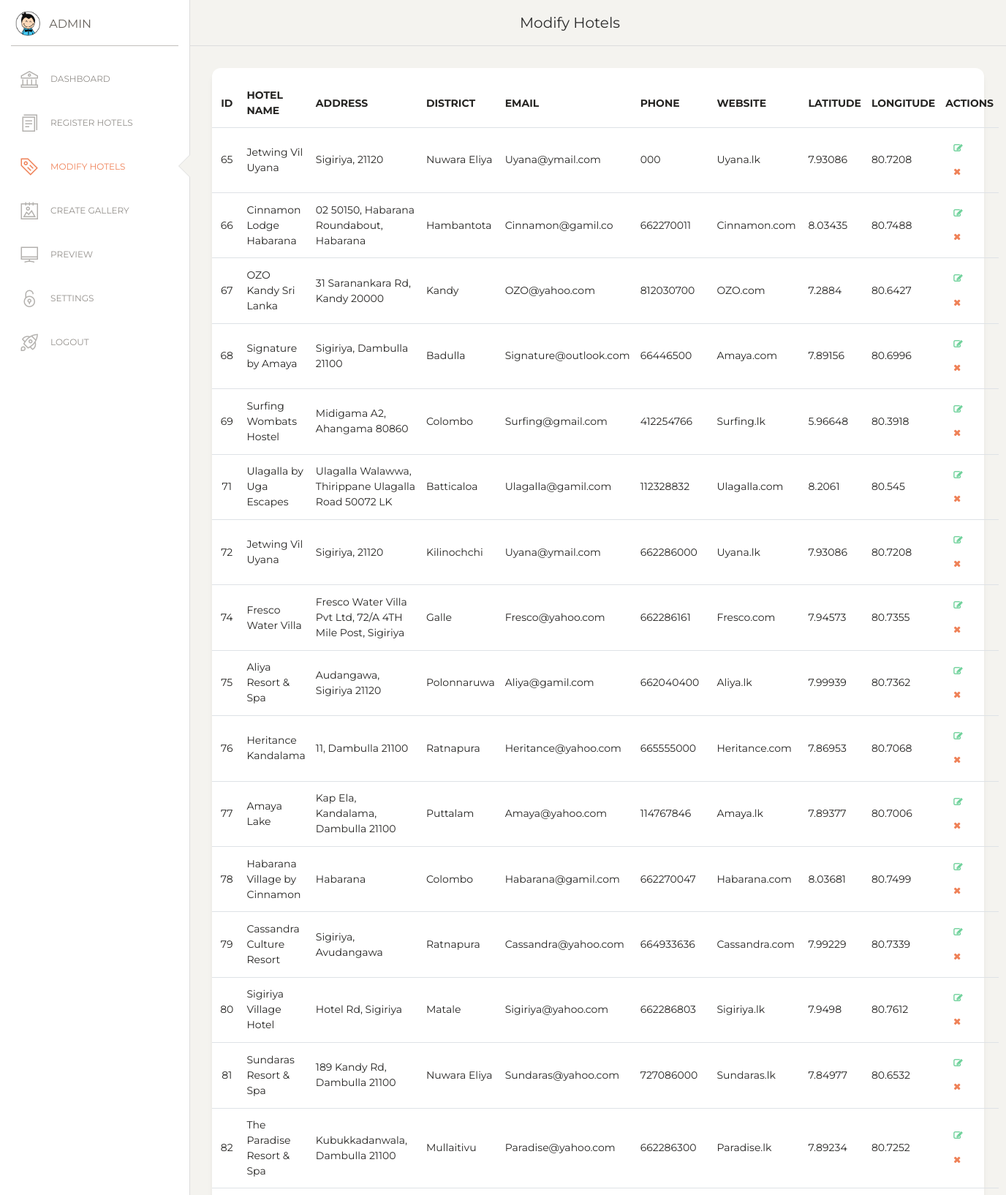
Page /1-source-code/Dashboard/examples/modifyHotel.php (signed in, upper part) on the committed database.
### tables this page shows
CREATE TABLE `hotel_details` (
  `id` int(11) NOT NULL,
  `hotel_name` varchar(100) NOT NULL,
  `address` varchar(300) NOT NULL,
  `district` varchar(100) NOT NULL,
  `email` varchar(150) NOT NULL,
  `phone` varchar(12) NOT NULL,
  `website` varchar(150) NOT NULL,
  `lat` float NOT NULL,
  `lng` float NOT NULL,
  `gallery` varchar(10) NOT NULL,
  `description` text NOT NULL
);

### 1-source-code/Dashboard/examples/modifyHotel.php (the view, shortened to what this page needs)
<!DOCTYPE html>
<html lang="en">
<head>
  <link href="https://maxcdn.bootstrapcdn.com/font-awesome/latest/css/font-awesome.min.css" rel="stylesheet">
  <link href="../assets/css/bootstrap.min.css" rel="stylesheet" />
  <link href="../assets/css/paper-dashboard.css?v=2.0.0" rel="stylesheet" />
  <link href="../assets/demo/demo.css" rel="stylesheet" />
</head>
<body class="">
  <div class="wrapper ">
    <div class="sidebar" data-color="white" data-active-color="danger">
      <div class="logo">
        <a href="http://www.creative-tim.com" class="simple-text logo-mini">
          <div class="logo-image-small">
            <img src="../assets/img/logo-small.png">
          </div>
        </a>
        <a href="http://www.creative-tim.com" class="simple-text logo-normal">
          Admin
        </a>
      </div>
      <div class="sidebar-wrapper">
        <ul class="nav">
          <li>
            <a href="Dashboard.php" id="dashboard_id">
              <i class="nc-icon nc-bank"></i>
              <p>Dashboard</p>
            </a>
          </li>
          <li>
            <a href="RegisterHotel.php?status=no">
              <i class="nc-icon nc-single-copy-04"></i>
              <p>Register Hotels</p>
            </a>
          </li>
          <li class="active">
            <a href="modifyHotel.php">
              <i class="nc-icon nc-tag-content"></i>
              <p>Modify Hotels</p>
            </a>
          </li>
          <li>
            <a href="./manage_gallery.php">
              <i class="nc-icon nc-album-2"></i>
              <p>Create Gallery</p>
            </a>
          </li>
          <li>
            <a href="../../index.php" target="_blank">
              <i class="nc-icon nc-tv-2"></i>
              <p>Preview</p>
            </a>
          </li>
          <li>
            <a href="./settings.php">
              <i class="nc-icon nc-lock-circle-open"></i>
              <p>Settings</p>
            </a>
          </li>
          <li>
            <a href="logout.php" id="logout_id">
              <i class="nc-icon nc-spaceship"></i>
              <p>Logout</p>
            </a>
          </li>
        </ul>
      </div>
    </div>
    <div class="main-panel">
      <nav class="navbar navbar-expand-lg navbar-absolute fixed-top navbar-transparent">
        <div class="container-fluid">
          <div class="navbar-wrapper">
            <p class="navbar-brand" href="#pablo" style="position: relative;left: 420px;">Modify Hotels</p>
          </div>
        </div>
      </nav>
      <div class="content">
        <div class="row">
          <div class="col-md-12">
                              <div class="card table-with-links">
                                <div class="card-body table-full-width">
                                    <table class="table">
                                        <thead>
                                            <tr>
                                                <th class="text-center">ID</th>
                                                <th>Hotel Name</th>
                                                <th>Address</th>
                                                <th>District</th>
                                                <th>Email</th>
                                                <th>Phone</th>
                                                <th>Website</th>
                                                <th>Latitude</th>
                                                <th>longitude</th>
                                                <th>Actions</th>
                                            </tr>
                                        </thead>
                                        <tbody>
                                            <tr>
    <?php
              $servername = "localhost";
              $username = "root";
              $password = "";
              $dbname = "hotels";
              $conn = new mysqli($servername, $username, $password, $dbname);
              $sql = "SELECT * FROM hotel_details";
              $result = $conn->query($sql);
              if ($result->num_rows > 0) {
                  while($row = $result->fetch_assoc()) {
                     echo "<tr>";
                     echo "<td class='text-center id'>".$row['id']."</td>";
                     echo "<td>".$row['hotel_name']."</td>";
                     echo "<td>".$row['address']."</td>";
                     echo "<td>".$row['district']."</td>";
                     echo "<td>".$row['email']."</td>";
                     echo "<td>".$row['phone']."</td>";
                     echo "<td>".$row['website']."</td>";
                     echo "<td>".$row['lat']."</td>";
                     echo "<td>".$row['lng']."</td>";
                     echo "<td class='td-actions'>";
                     $Communication_protocol = $_SERVER['SERVER_PROTOCOL'];
				    $Communication_protocol = explode ("/", $Communication_protocol);
				    $Communication_protocol = strtolower($Communication_protocol[0]);
				    $Domain_name = $_SERVER['HTTP_HOST'];
                     echo "<a href='".$Communication_protocol."://".$Domain_name."/Hotel_Info_With_Google_Map/Dashboard/examples/updateHotel.php?status=".$row['id']." ' rel='tooltip' class='fa fa-edit btn btn-success btn-link btn-xs' data-original-title='Edit Profile' name='update' data-id-value='ds'>";
                     echo "</a>";
                     echo "<a href='".$Communication_protocol."://".$Domain_name."/Hotel_Info_With_Google_Map/PHP/deleteHotel.php?status=".$row['id']."' rel='tooltip' name='delete' class='fa fa-times btn btn-danger btn-link btn-xs' data-original-title='Remove'>";
                     echo "</a>";
                     echo "</td>";
                     echo "</tr>";
                  }
                }
    ?>
                </tbody>
              </table>
            </div>
          </div>
          </div>
        </div>
      </div>
    </div>
  </div>
</body>
</html>

### rows in the picture
hotel_details: id "65", hotel_name "Jetwing Vil Uyana", address "Sigiriya, 21120", district "Nuwara Eliya", email "Uyana@ymail.com", phone "000", website "Uyana.lk", lat "7.93086", lng "80.7208"
hotel_details: id "66", hotel_name "Cinnamon Lodge Habarana", address "02 50150, Habarana Roundabout, Habarana", district "Hambantota", email "Cinnamon@gamil.co", phone "662270011", website "Cinnamon.com", lat "8.03435", lng "80.7488"
hotel_details: id "67", hotel_name "OZO Kandy Sri Lanka", address "31 Saranankara Rd, Kandy 20000", district "Kandy", email "OZO@yahoo.com", phone "812030700", website "OZO.com", lat "7.2884", lng "80.6427"
hotel_details: id "68", hotel_name "Signature by Amaya", address "Sigiriya, Dambulla 21100", district "Badulla", email "Signature@outlook.com", phone "66446500", website "Amaya.com", lat "7.89156", lng "80.6996"
hotel_details: id "69", hotel_name "Surfing Wombats Hostel", address "Midigama A2, Ahangama 80860", district "Colombo", email "Surfing@gmail.com", phone "412254766", website "Surfing.lk", lat "5.96648", lng "80.3918"
hotel_details: id "71", hotel_name "Ulagalla by Uga Escapes", address "Ulagalla Walawwa, Thirippane Ulagalla Road 50072 LK", district "Batticaloa", email "Ulagalla@gamil.com", phone "112328832", website "Ulagalla.com", lat "8.2061", lng "80.545"
hotel_details: id "72", hotel_name "Jetwing Vil Uyana", address "Sigiriya, 21120", district "Kilinochchi", email "Uyana@ymail.com", phone "662286000", website "Uyana.lk", lat "7.93086", lng "80.7208"
hotel_details: id "74", hotel_name "Fresco Water Villa", address "Fresco Water Villa Pvt Ltd, 72/A 4TH Mile Post, Sigiriya", district "Galle", email "Fresco@yahoo.com", phone "662286161", website "Fresco.com", lat "7.94573", lng "80.7355"
hotel_details: id "75", hotel_name "Aliya Resort & Spa", address "Audangawa, Sigiriya 21120", district "Polonnaruwa", email "Aliya@gamil.com", phone "662040400", website "Aliya.lk", lat "7.99939", lng "80.7362"
hotel_details: id "76", hotel_name "Heritance Kandalama", address "11, Dambulla 21100", district "Ratnapura", email "Heritance@yahoo.com", phone "665555000", website "Heritance.com", lat "7.86953", lng "80.7068"
hotel_details: id "77", hotel_name "Amaya Lake", address "Kap Ela, Kandalama, Dambulla 21100", district "Puttalam", email "Amaya@yahoo.com", phone "114767846", website "Amaya.lk", lat "7.89377", lng "80.7006"
hotel_details: id "78", hotel_name "Habarana Village by Cinnamon", address "Habarana", district "Colombo", email "Habarana@gamil.com", phone "662270047", website "Habarana.com", lat "8.03681", lng "80.7499"
hotel_details: id "79", hotel_name "Cassandra Culture Resort", address "Sigiriya, Avudangawa", district "Ratnapura", email "Cassandra@yahoo.com", phone "664933636", website "Cassandra.com", lat "7.99229", lng "80.7339"
hotel_details: id "80", hotel_name "Sigiriya Village Hotel", address "Hotel Rd, Sigiriya", district "Matale", email "Sigiriya@yahoo.com", phone "662286803", website "Sigiriya.lk", lat "7.9498", lng "80.7612"
hotel_details: id "81", hotel_name "Sundaras Resort & Spa", address "189 Kandy Rd, Dambulla 21100", district "Nuwara Eliya", email "Sundaras@yahoo.com", phone "727086000", website "Sundaras.lk", lat "7.84977", lng "80.6532"
hotel_details: id "82", hotel_name "The Paradise Resort & Spa", address "Kubukkadanwala, Dambulla 21100", district "Mullaitivu", email "Paradise@yahoo.com", phone "662286300", website "Paradise.lk", lat "7.89234", lng "80.7252"
